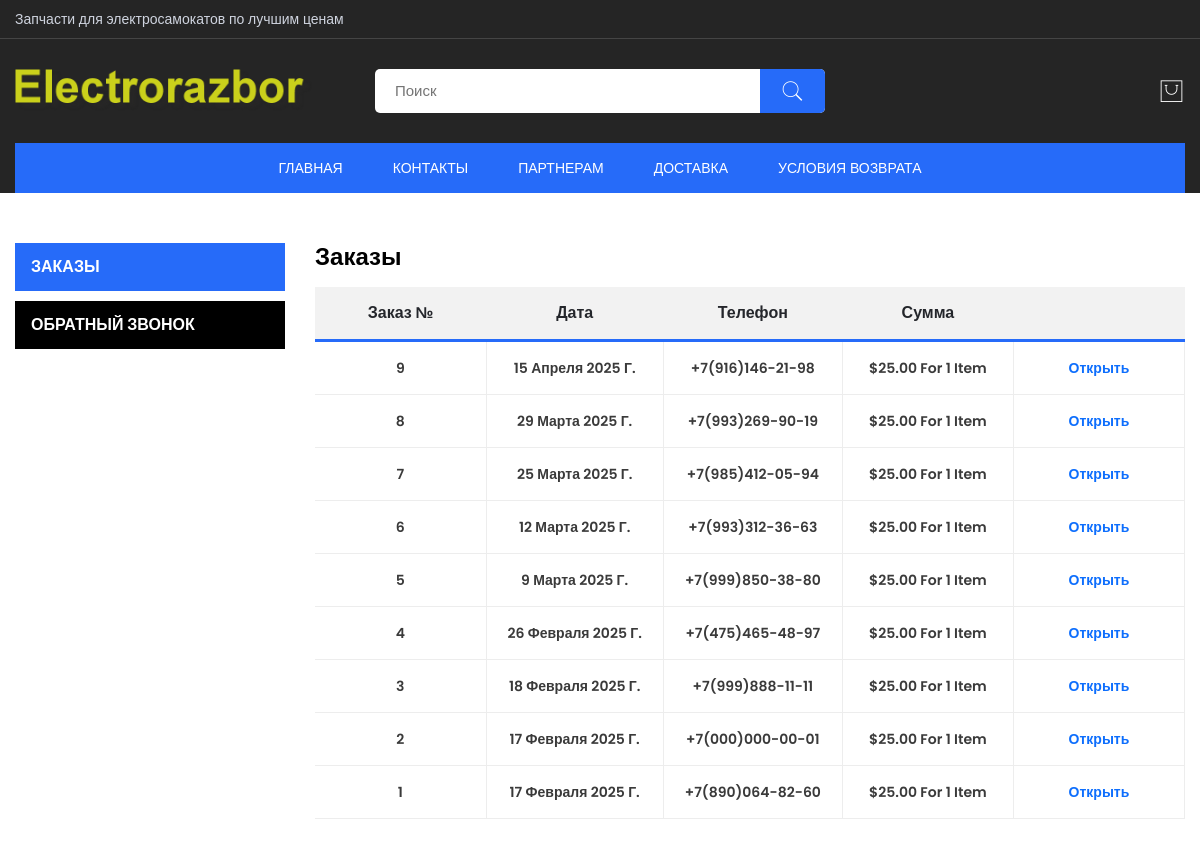
Screenshot of /orders/ with the database file from the repository.
### products/models.py (models this page shows, shortened)
class Orders(models.Model):
    phone = models.CharField(blank=False, max_length=20, verbose_name='Номер телефона')
    date = models.DateField(auto_now_add=True, verbose_name='Дата заказа')
    class Meta:
        verbose_name = 'Заказ'
        verbose_name_plural = 'Заказы'
        ordering = ['-id']

### ordersadmin/views.py (the view)
# urls.py: path('', views.orderslist, name='orderslist'),
def orderslist(request):
    callreqs = Callrequest.objects.all()
    orders = Orders.objects.all()
    return render(request, 'ordersadmin/orderslist.html', {
        'title': 'Список заказов',
        'description': 'админка',
        'callrequests': callreqs,
        'orders': orders,
    })

### ordersadmin/templates/ordersadmin/orderslist.html (shortened to what this page needs)
{% load static %}
<!doctype html>
<html lang="ru">
<head>
    <link rel="stylesheet" href="{% static 'css/bootstrap.min.css' %}" />
    <link rel="stylesheet" href="{% static 'css/font.awesome.css' %}" />
    <link rel="stylesheet" href="{% static 'css/pe-icon-7-stroke.css' %}" />
    <link rel="stylesheet" href="{% static 'css/animate.min.css' %}">
    <link rel="stylesheet" href="{% static 'css/swiper-bundle.min.css' %}">
    <link rel="stylesheet" href="{% static 'css/venobox.css' %}">
    <link rel="stylesheet" href="{% static 'css/jquery-ui.min.css' %}">
    <link rel="stylesheet" href="{% static 'css/style.css' %}">
</head>
<body>
    <div class="main-wrapper">
        {% include "layout/header.html" %}
        <div class="account-dashboard pt-100px pb-100px">
            <div class="container">
                <div class="row">
                    <div class="col-sm-12 col-md-3 col-lg-3">
                        <div class="dashboard_tab_button" data-aos="fade-up" data-aos-delay="0">
                            <ul role="tablist" class="nav flex-column dashboard-list">
                                <li><a href="#orders" data-bs-toggle="tab" class="nav-link active" style="padding: .5rem 1rem;">Заказы</a></li>
                                <li><a href="#callrequest" data-bs-toggle="tab" class="nav-link" style="padding: .5rem 1rem;">Обратный звонок</a></li>
                            </ul>
                        </div>
                    </div>
                    <div class="col-sm-12 col-md-9 col-lg-9">
                        <div class="tab-content dashboard_content" data-aos="fade-up" data-aos-delay="200">
                            <div class="tab-pane fade show active" id="orders">
                                <h4>Заказы</h4>
                                <div class="table_page table-responsive">
                                    <table>
                                        <thead>
                                            <tr>
                                                <th>Заказ №</th>
                                                <th>Дата</th>
                                                <th>Телефон</th>
                                                <th>Сумма</th>
                                                <th></th>
                                            </tr>
                                        </thead>
                                        <tbody>
                                            {% for order in orders %}
                                            <tr>
                                                <td>{{ order.id }}</td>
                                                <td>{{ order.date }}</td>
                                                <td>{{ order.phone }}</td>
                                                <td>$25.00 for 1 item </td>
                                                <td><a href="{% url 'ordersadmin:orderdetail' order.id %}" class="view">Открыть</a></td>
                                            </tr>
                                            {% endfor %}
                                        </tbody>
                                    </table>
                                </div>
                            </div>
                        </div>
                    </div>
                </div>
            </div>
        </div>
    </div>
</body>
</html>

### coreapp/templates/layout/header.html (shortened to what this page needs)
{% load static %}
<header>
    {% include "layout/header-top.html" %}
    <div class="header-bottom  d-none d-lg-block">
        <div class="container">
            <div class="row justify-content-between align-items-center">
                <div class="col-lg-3 col">
                    <div class="header-logo">
                        <a href="{% url 'coreapp:home' %}"><img src="{% static 'ELR1.png' %}" alt="Site Log2o" style="width: 300px; height: auto;" /></a>
                    </div>
                </div>
                <div class="col-lg-6 d-none d-lg-block">
                    <div class="search-element">
                        <form action="{% url 'coreapp:search' %}">
                            <input type="text" name="query" placeholder="Поиск" />
                            <button><i class="pe-7s-search"></i></button>
                        </form>
                    </div>
                </div>
                <div class="col-lg-3 col">
                    <div class="header-actions">
                        <a href="#offcanvas-cart" class="header-action-btn header-action-btn-cart offcanvas-toggle pr-0">
                            <i class="pe-7s-shopbag"></i>
                        </a>
                    </div>
                </div>
            </div>
        </div>
    </div>
    <div class="header-nav-area d-none d-lg-block sticky-nav">
        <div class="container">
            <div class="header-nav">
                <div class="main-menu position-relative">
                    <ul>
                        {% include "layout/menu.html" %}
                    </ul>
                </div>
            </div>
        </div>
    </div>
</header>

### coreapp/templates/layout/header-top.html (shortened to what this page needs)
<div class="header-top">
    <div class="container">
        <div class="row justify-content-between align-items-center">
            <div class="col">
                <div class="welcome-text">
                    <p>Запчасти для электросамокатов по лучшим ценам</p>
                </div>
            </div>
        </div>
    </div>
</div>

### coreapp/templates/layout/menu.html
<li><a href="{% url 'coreapp:home' %}">Главная</a></li>
<li><a href="{% url 'coreapp:contacts' %}">Контакты</a></li>
<li><a href="{% url 'coreapp:home' %}#partners">Партнерам</a></li>
<li><a href="{% url 'coreapp:delivery' %}">Доставка</a></li>
<li><a href="{% url 'coreapp:uslovija_vozvrata' %}">Условия возврата</a></li>

### coreapp/templates/layout/cart.html (shortened to what this page needs)
{% load static %}

### coreapp/templates/layout/scripts.html (shortened to what this page needs)
{% load static %}

### rows the page displays
Orders: id "9", date "15 Апреля 2025 Г.", phone "+7(916)146-21-98"
Orders: id "8", date "29 Марта 2025 Г.", phone "+7(993)269-90-19"
Orders: id "7", date "25 Марта 2025 Г.", phone "+7(985)412-05-94"
Orders: id "6", date "12 Марта 2025 Г.", phone "+7(993)312-36-63"
Orders: id "5", date "9 Марта 2025 Г.", phone "+7(999)850-38-80"
Orders: id "4", date "26 Февраля 2025 Г.", phone "+7(475)465-48-97"
Orders: id "3", date "18 Февраля 2025 Г.", phone "+7(999)888-11-11"
Orders: id "2", date "17 Февраля 2025 Г.", phone "+7(000)000-00-01"
Orders: id "1", date "17 Февраля 2025 Г.", phone "+7(890)064-82-60"
